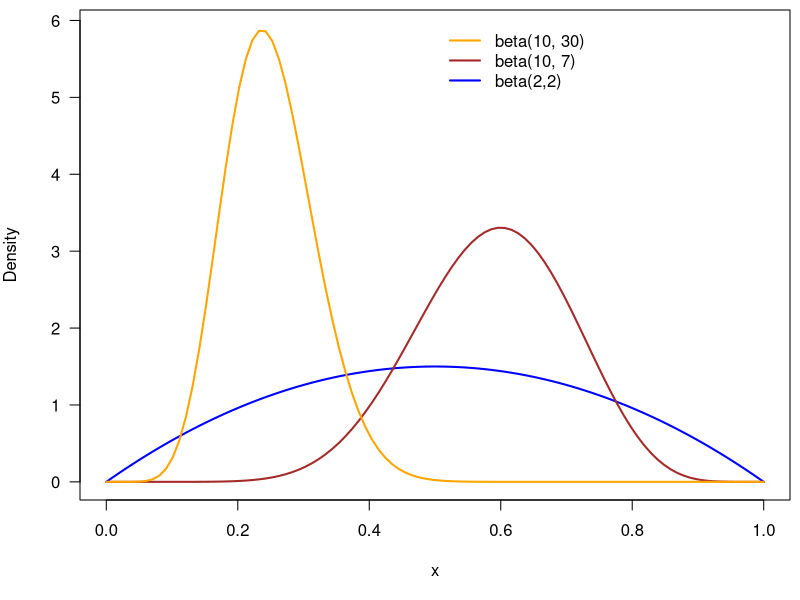
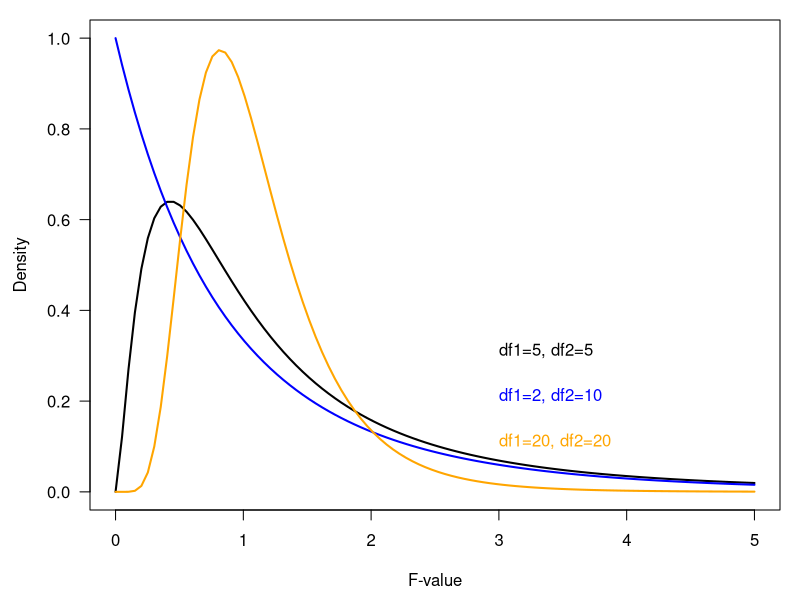

These figures' R source, in order:
## ---- chunk 1
x <- seq(0,1, length=100)
y1 <- dbeta(x, 2,2)
y2 <- dbeta(x, 10,7)
y3 <- dbeta(x, 10, 30)
par(mar=c(5,4,0.5,0.5))
plot(x, y1, ylim=c(0, 5.9), xlab="x", ylab="Density", las=1, lwd=2, col="blue",
     type="l")
lines(x,y2, lwd=2, col="brown")
lines(x,y3, lwd=2, col="orange")
legend(0.5, 6, lwd=2, col=c("orange", "brown", "blue"), 
       legend=c("beta(10, 30)", "beta(10, 7)", "beta(2,2)"), bty="n")

## ---- chunk 2
par(mar=c(4.5,4.5,1,1))
x <- seq(0, 5, length=100)
y <- df(x, 5,5)
plot(x, y, type="l", lwd=2, las=1, xlab="F-value", ylab="Density", main="", ylim=c(0,1))
text(3, 0.3, "df1=5, df2=5", adj=c(0,0))
text(3, 0.2, "df1=2, df2=10", adj=c(0,0), col="blue")
text(3, 0.1, "df1=20, df2=20", adj=c(0,0), col="orange")

y <- df(x, 2,10)
lines(x,y, lwd=2, col="blue")
y <- df(x, 20, 20)
lines(x,y, lwd=2, col="orange")
